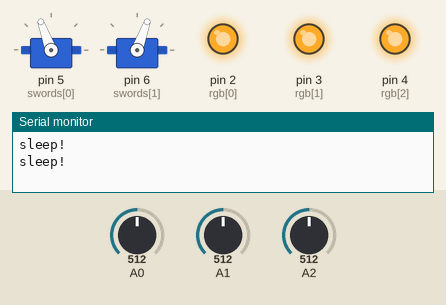
A sketch run on a simulated Arduino Uno, built with avr-gcc and run on an emulated ATmega328P. On the bench: 2 × servo, output pins drawn as LEDs (lit = HIGH), the last lines printed to the serial monitor. The test bench sets the inputs (shaded band); at power-on: A0 = 512, A1 = 512, A2 = 512.

Above: at 3.85 s.
3.9 s: A0 set to 424
7.8 s: A0 set to 397
At 9.6 s:
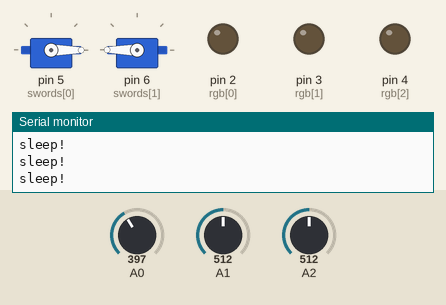
11.7 s: A0 set to 511
At 14.2 s:
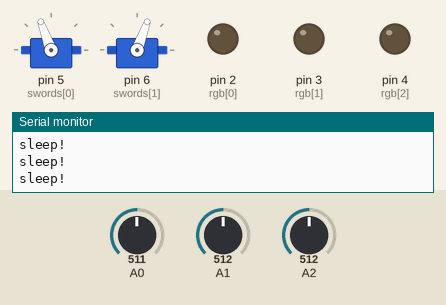
15.6 s: A1 set to 424
19.5 s: A1 set to 393
At 22.1 s:
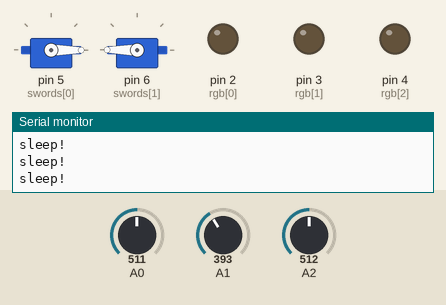
23.4 s: A1 set to 511
At 26.1 s:
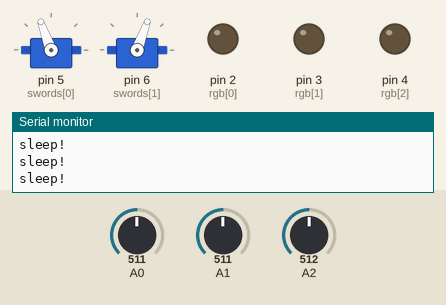
Timing chart, 0 to 28.3 s (numbered marks = the images above; inputs shaded):
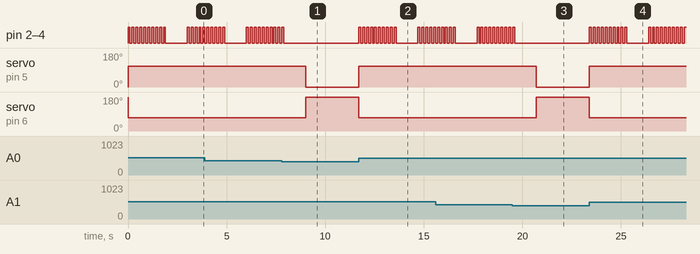

The sketch:

arduino_main.ino
```cpp
#include <Servo.h>
// 接続先のピン
const int rgb[3] = { 2, 3, 4 };
const int xyz[3] = { 0, 1, 2 };
const int swords[] = { 5, 6 };

// 動作変更のパラメータ
// LED点滅の間隔
const int flash_interval = 100;
// デフォルトのサーボモーターの角度
const int default_servo_angle = 0;
// 睡眠検知時のサーボモーターの角度
const int sleep_servo_angle = 110;
// 何Gで眠ったと判断するか
const int g_th = 2;

// ステータスを示すグローバル変数
bool is_sleep = false;

Servo r_sword;
Servo l_sword;

int acc[] = {0, 0, 0};

void setup() {
  for (int i = 0; i < 3; i++) {
    pinMode(rgb[i], OUTPUT);
  }
  r_sword.attach(swords[0]);
  l_sword.attach(swords[1]);

  r_sword.write(default_servo_angle);
  l_sword.write(180 - default_servo_angle);

  Serial.begin(9600);
}

void flash(int state) {
  for (int i = 0; i < 3; i++) {
    digitalWrite(rgb[i], state);
  }
}

void loop() {
  if (is_sleep) {
    // 剣を動かして起こす
    r_sword.write(sleep_servo_angle);
    l_sword.write(180 - sleep_servo_angle);

    // フラッシュを焚いて起こす
    for (int i = 0; i < 10; i++) {
      flash(HIGH);
      delay(flash_interval);
      flash(LOW);
      delay(flash_interval);
    }
    delay(1000);  // サーボが振動するのを防ぐ
    is_sleep = false;  // 睡眠状態から復活

    // 眠くないときは剣をもとの位置に置く
    r_sword.write(default_servo_angle);
    l_sword.write(180 - default_servo_angle);
  } else {
    // 眠さの検知
    // 加速度の絶対値がしきい値（g_th）を超えたときに眠ったと判定
    // analogRead: 0~1023 (0V~5V)
    // x,y,z: 0V~3.3V (0g: 1.65V, 0.33V/g)
    // -> acc - (1.65 * 1023/5) = acc - 338
    // g = g_th を超えたときに眠ったと判定
    // g_th * 0.33 * 1023/5 = g_th * 67.518
    acc[0] = analogRead(xyz[0]) - 338;
    acc[1] = analogRead(xyz[1]) - 338;
    acc[2] = analogRead(xyz[2]) - 338;

    int magnitude = acc[0]*acc[0] + acc[1]*acc[1] + acc[2]*acc[2];
    // しきい値を超えていたら
    if (magnitude > g_th*68) {
      // 睡眠状態を睡眠中に変更
      is_sleep = true;
      // ラズパイに眠ったことを通知し，ラズパイ側では音楽を再生
      Serial.println("sleep!");
    }
  }
}
```

Measured:
- the behaviour switches between 410 and 409 on A0 (found by bisection; images 0 and 1)
- the behaviour switches between 412 and 411 on A1 (found by bisection; images 2 and 3)
- after the input at 7.8 s, pin 2 (rgb[0]), pin 3 (rgb[1]), pin 4 (rgb[2]): goes on until 7.9 s, then stays LOW; servo on pin 5 (swords[0]): 110° → 0° after 1.2 s; servo on pin 6 (swords[1]): 70° → 180° after 1.2 s
- after the input at 11.7 s, pin 2 (rgb[0]), pin 3 (rgb[1]), pin 4 (rgb[2]): goes 9 × (HIGH 0.10 s, LOW 0.10 s), HIGH 0.10 s, LOW 1.1 s, 4 × (HIGH 0.10 s, LOW 0.10 s), then HIGH, starting at once; servo on pin 5 (swords[0]): 0° → 110° at once; servo on pin 6 (swords[1]): 180° → 70° at once
- after the input at 19.5 s, pin 2 (rgb[0]), pin 3 (rgb[1]), pin 4 (rgb[2]): goes on until 19.6 s, then stays LOW; servo on pin 5 (swords[0]): 110° → 0° after 1.2 s; servo on pin 6 (swords[1]): 70° → 180° after 1.2 s
- after the input at 23.4 s, pin 2 (rgb[0]), pin 3 (rgb[1]), pin 4 (rgb[2]): goes 9 × (HIGH 0.10 s, LOW 0.10 s), HIGH 0.10 s, LOW 1.1 s, 9 × (HIGH 0.10 s, LOW 0.10 s), then HIGH, starting at once; servo on pin 5 (swords[0]): 0° → 110° at once; servo on pin 6 (swords[1]): 180° → 70° at once
